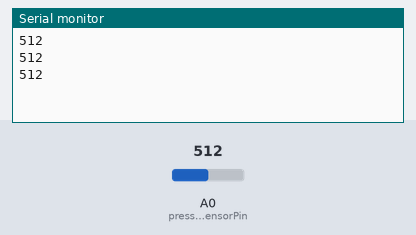
A sketch run on a simulated Arduino Uno, built with avr-gcc and run on an emulated ATmega328P. Shown: the last lines printed to the serial monitor. Inputs (shaded band) come from the test bench; at power-on: A0 (pressureSensorPin) = 512.

Above: at 1.3 s.
1.4 s: A0 (pressureSensorPin) set to 716
At 1.9 s:
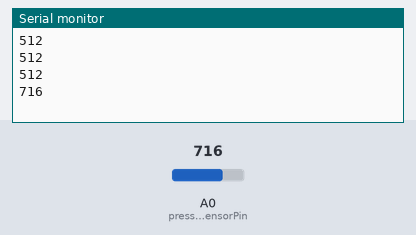
2.9 s: A0 (pressureSensorPin) set to 900
At 3.4 s:
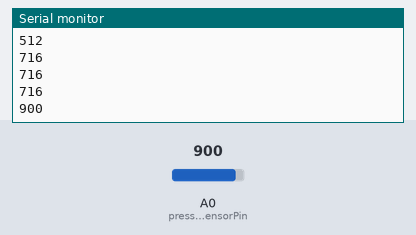
Timing chart, 0 to 5.9 s (numbered marks = the images above; inputs shaded):
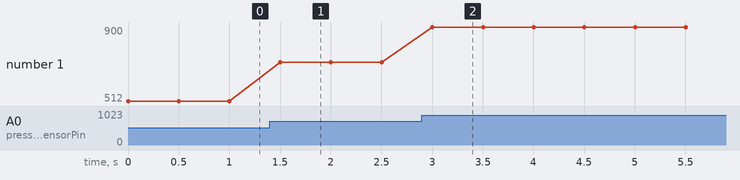

Measured:
- after the input at 1.4 s, the serial monitor: prints a new line after 0.10 s (image 1)
- after the input at 2.9 s, the serial monitor: prints a new line after 0.10 s (image 2)
- plotted number 1: 512 → 716 after the input at 1.4 s, 716 → 900 after the input at 2.9 s

The sketch:

test_sketch.ino
```cpp
// 圧力センサのピンを指定
const int pressureSensorPin = A0;

void setup() {
  // シリアル通信を開始
  Serial.begin(9600);
}

void loop() {
  // 圧力センサからアナログ値を読み取る（0〜1023の範囲）
  int sensorValue = analogRead(pressureSensorPin);

  // 読み取った値をシリアルモニタに表示
  // Serial.print("Pressure Sensor Value: ");
  Serial.println(sensorValue);

  // 0.5秒待つ
  delay(500);
}
```
